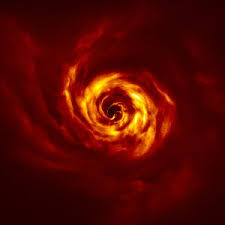
#> input picture CVIP/EP-4/images.jfif, 225 x 225 px
$ python EP-4.1.py
#> lines starting #> are read from the running program, lines starting #| are printed output that depends on the picture
#Sharpening image
import cv2
import numpy as np
import matplotlib.pyplot as plt
img_path="images.jfif"
image=cv2.imread(img_path, cv2.IMREAD_GRAYSCALE)
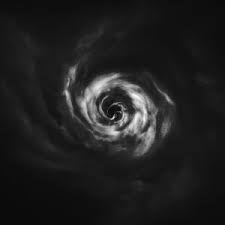
#> image: shape (225, 225); min 0, max 255, mean 31.6
if image is None:
    print("Error")
else:
    kernel=np.array([[0, -1, 0],
                     [-1, 5, -1],
                     [0, -1, 0]])
    sharpened=cv2.filter2D(image, -1, kernel)
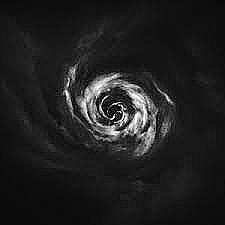
#> sharpened: shape (225, 225); min 0, max 255, mean 31.7
    titles=["Original image", "Sharpened image"]
    images=[image, sharpened]
    plt.figure(figsize=(10, 5))
    for i in range(2):
        plt.subplot(1, 2, i+1)
        plt.title(titles[i])
        plt.imshow(images[i], cmap="gray")
        plt.axis("off")
    plt.tight_layout()
    plt.show()
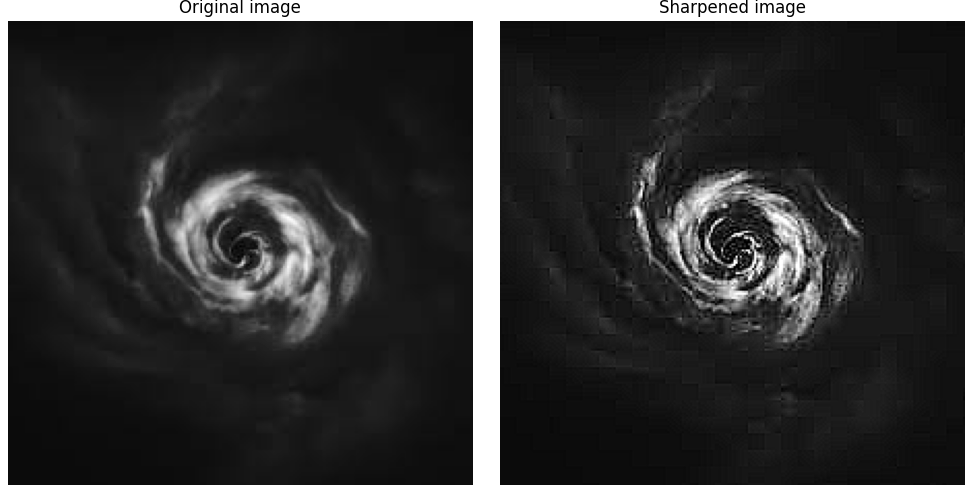
#> figure drawn by matplotlib, 2 panels
